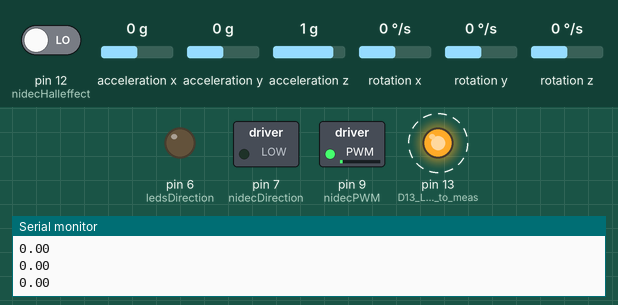
This sketch was run on a simulated Arduino Uno, built with avr-gcc and run on an emulated ATmega328P. Parts: switched loads named in the sketch (green lamp = pin HIGH), output pins drawn as LEDs (lit = HIGH), the last lines printed to the serial monitor. Dashed ring = blinking. The test bench sets the inputs (shaded band); at power-on: acceleration y 0 g, rotation x 0 °/s, pin 12 (nidecHalleffect) LOW, acceleration x 0 g, acceleration z 1 g, rotation y 0 °/s, rotation z 0 °/s.

Above: at 2.2 s.
2.3 s: acceleration y set to -1.4 g
At 4.7 s:
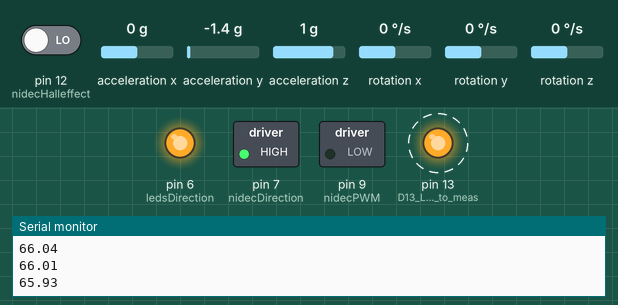
5.3 s: rotation x set to 192 °/s
At 6.39 s:
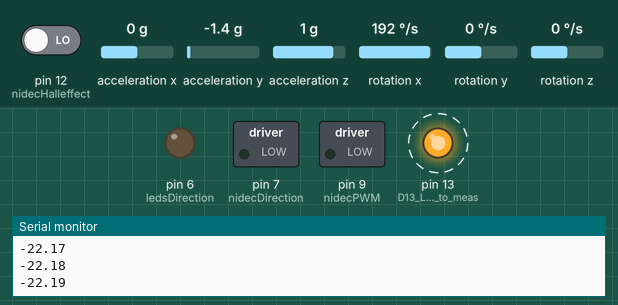
8.3 s: acceleration y set to 0 g
At 10.8 s:
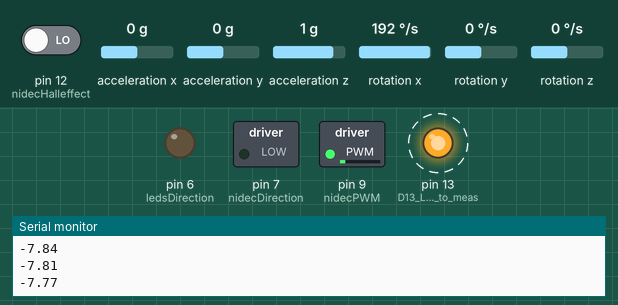
11.3 s: rotation x set to -100 °/s
At 13.8 s:
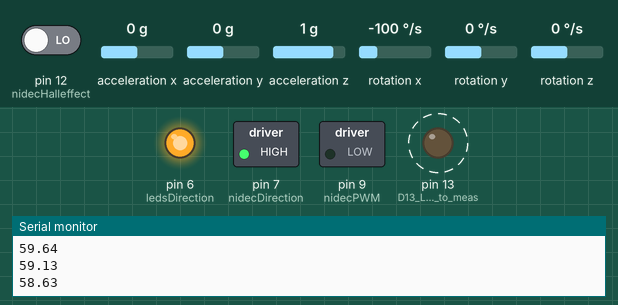
14.3 s: rotation x set to 0 °/s
At 15.4 s:
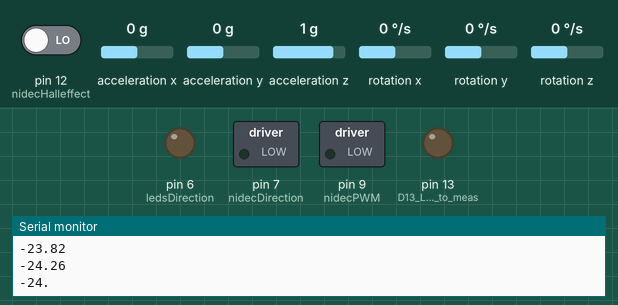
17.3 s: rotation x set to -29 °/s
At 18.17 s:
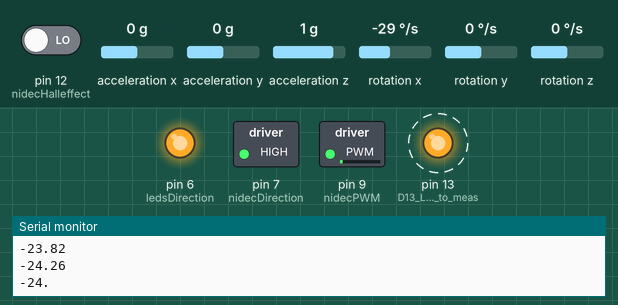
Timing chart, 0 to 24.1 s (numbered marks = the images above; inputs shaded):
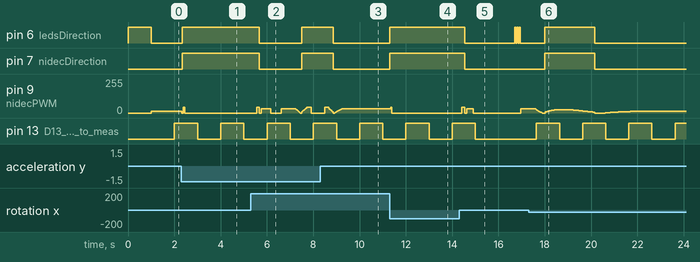

Measured:
- after the input at 2.3 s, pin 6 (ledsDirection), pin 7 (nidecDirection): LOW → HIGH at once; pin 9 (nidecPWM): 15/255 → 0/255 at once
- after the input at 5.3 s, pin 6 (ledsDirection), pin 7 (nidecDirection): HIGH → LOW after 0.37 s, → HIGH 1.8 s later; pin 9 (nidecPWM): 0/255 → 45/255 after 0.27 s, → 0/255 0.10 s later, → 32/255 0.10 s later, → 0/255 0.40 s later, … (29 changes in this stretch)
- after the input at 8.3 s, pin 6 (ledsDirection), pin 7 (nidecDirection): HIGH → LOW after 0.57 s
- after the input at 11.3 s, pin 6 (ledsDirection), pin 7 (nidecDirection): LOW → HIGH at once
- after the input at 14.3 s, pin 7 (nidecDirection): HIGH → LOW after 0.25 s instead of 1.2 s; pin 13 (D13_LED_use_scope_to_meas): goes on until 15.0 s, then stays LOW
- after the input at 17.3 s, pin 6 (ledsDirection), pin 7 (nidecDirection): LOW → HIGH after 0.71 s, → LOW 2.1 s later

The sketch:

selfBalancing_v2.ino
```cpp
#include <MsTimer2.h>
#include <PinChangeInterrupt.h>
#include <MPU6050.h>
#include <Wire.h>
#include <TimerOne.h>

//$$$$$$$$$$$$$$$$$$$ MPU 6050 $$$$$$$$$$$$$$$$$$$$$$$$$$$$$$$$$$$$$$$$$$$$$$$$$$$$$$$$$$$$$$$$$$$$$$$$$
MPU6050 mpu6050;     // MPU6050 name mpu6050
int16_t accX, accY, accZ, gyroX, gyroY, gyroZ; // 6DOF 3-axis acceleration and 3-axis gyroscope variables
//$$$$$$$$$$$$$$$$$$$ MPU 6050 $$$$$$$$$$$$$$$$$$$$$$$$$$$$$$$$$$$$$$$$$$$$$$$$$$$$$$$$$$$$$$$$$$$$$$$$$

//************** Nidec 24H677H010 BLDC Motor Vars ****************
//const int nidecBrake = 8;      // Brak
const int nidecDirection = 7; // CW/CCW Nidec Motor
const int ledsDirection = 6; // Green/Red LED direction indicators
const int nidecPWM = 9;     // Nidec Motor PWM
float loopOnce=0; // Used to reset Nidec jump-up routine
//************** End of Nidec 24H677H010 BLDC Motor Vars ****************

//@@@@@@@@@@@@@@@@@@@@@@@ Begin of Angle Vars @@@@@@@@@@@@@@@@@@@@@@@@@@
float angle0 = -5; //mechanical balance angle (ideally 0 degrees)
float Gyro_x;
float Gyro_y;
float Gyro_z;  //Angular velocity by gyroscope calculation
//@@@@@@@@@@@@@@@@@@@@@@@@ End of Angle Vars @@@@@@@@@@@@@@@@@@@@@@@@@@@

// Good YouTube video resource for Kalman Filter https://www.youtube.com/watch?v=mwn8xhgNpFY
//######################## Begin of Kalman Filter Vars ##################################################################
float Q_angle = 0.001;    // Covariance of gyroscope noise
float Q_gyro = 0.003;    // Covariance of gyroscope drift noise
float R_angle = 0.5;    // Covariance of accelerometer
char C_0 = 1;
float dt = 0.005; // The value of dt is the filter sampling time
float K1 = 0.05; // a function containing the Kalman gain is used to calculate the deviation of the optimal estimate
float K_0,K_1,t_0,t_1;
float angle_err;
float q_bias;    // Gyroscope Drift
float angle;
float angleY_one;
float angle_speed;
float Pdot[4] = { 0, 0, 0, 0};
float P[2][2] = {{ 1, 0 }, { 0, 1 }};
float  PCt_0, PCt_1, E;
//########################### End of Kalman Filter Vars ###################################################################

// Good YouTube video resource for PID's https://www.youtube.com/watch?v=0vqWyramGy8
////////////////////// Begin of PID parameters ///////////////////////////////
double kp = 28;
double ki = 0; // NOT USED
double kd = 0.62;
////////////////////// End of PID parameters /////////////////////////////////

///////////////////////////////// Begin of PID speed loop Vars //////////////////////
double kp_speed =  3;
double ki_speed = 0.072;
double kd_speed = 0; // NOT USED
double targetAngle = -5; // Angle balance point
int PD_pwm;  //angle output
float pwmOut=0;
float pwmOut2=0;
///////////////////////////////// End of PID speed loop Vars //////////////////////

////////////////// Begin of ISR speed count var /////////////////////////////
#define nidecHalleffect 12  // External interrupt D12 for Nidec FG output 6 Pulses/Revoltion
volatile long countHall = 0;// Used to calculate the pulse value calculated by the Hall encoder
////////////////// End of ISR speed count var ///////////////////////////////

////////////////////// Begin of pulse count /////////////////////////
int rw = 0;
int pulseCount = 0;
int rwPulse;
////////////////////// End of pulse count //////////////////////////

//////////////////////////////// Begin of PI_pwm Vars //////////////////////////
float speeds_filterold=0;
float positions=0;
double PI_pwm;
int cc;
float speeds_filter;
//////////////////////////////// End of PI_pwm Vars /////////////////////////////

int loopcount; // Counter var for D13 onboard LED flash evey 1 second


void setup()
{
  // PWM.h Setup
  Timer1.initialize();
  Timer1.pwm(nidecPWM, 0);
  Timer1.setPeriod(50);
  Timer1.setPwmDuty(nidecPWM, 0);

  //set the Nidec motor control pins
  pinMode(nidecDirection,OUTPUT);
  pinMode(ledsDirection,OUTPUT);
  pinMode(nidecPWM,OUTPUT);
  //pinMode(nidecBrake, OUTPUT);
  pinMode(nidecHalleffect, INPUT);  //speed encoder input
  pinMode(13, OUTPUT);  //D13 LED use scope to measure ISR routine to make sure interrupt is working
  // sample rate or (dt) = (1/100Hz) /2) = 5ms = 0.005s // You have to remove the for/nextloop for the LED blink routine

  // Output initial state values
  digitalWrite(nidecDirection,LOW);
  digitalWrite(ledsDirection,HIGH); //Red LED ON // Reaction Wheel home resting position
  //digitalWrite(nidecBrake,HIGH); // Nidec motor brake is ON
  //analogWrite(nidecPWM,0); // No PWM Signal
  Timer1.setPwmDuty(nidecPWM, 0);

 // join I2C bus
  Wire.begin();
  delay(500);
  mpu6050.initialize(); //initialize MPU6050
  delay(500);
  Serial.begin(9600);

MsTimer2::set(5, ISR_Routine);
MsTimer2::start();    //start interrupt

}


void loop()
{
  //external interrupt; used to calculate the reaction wheel's speed
  attachPinChangeInterrupt(nidecHalleffect, Code_Hall, CHANGE);
  Serial.println(angle);
}

///////////////////// Hall Effect count /////////////////////////
// encoder count
void Code_Hall()
{
  countHall ++;
}

//////////////////// Hall Effect Pulse count ///////////////////////
void countpulse()
{
  rw = countHall;  // Assign the value counted by encoder to rw

  countHall = 0;   // Clear countHall

  pulseCount = rw;

  if (pwmOut < 0)   //  Reaction wheel turning counter clockwise than pulse is a negative number.
  {

    pulseCount = -pulseCount;
  }
  else if (pwmOut > 0)    //Reaction wheel turning clockwise than pulse is a positive number.
  {
    pulseCount = pulseCount;
  }

  // enter interrupt per 5ms，pulse number plus
  rwPulse += pulseCount;
}

///////////////////////////////// Begin of ISR_Routine ////////////////////////////
void ISR_Routine()
{
  sei();  //allow overall interrupt
  countpulse();        //pulse plus subfunction // CAN I USE THIS FOR ENCODER?
  mpu6050.getMotion6(&accX, &accY, &accZ, &gyroX, &gyroY, &gyroZ);     //IIC to get MPU6050 six-axis data  ax ay az gx gy gz
  angle_calculate(accX, accY, accZ, gyroX, gyroY, gyroZ, dt, Q_angle, Q_gyro, R_angle, C_0, K1);      //get angle and Kalmam filtering
  PD();         //angle loop PD control
  ReactionWheelPWM();

  cc++;
  if(cc>=8)     //5*8=40，enter PI algorithm of speed per 40ms
  {
    SpeedPIout();
    cc=0;  //Clear
  }
  // The onboard LED / D13 blinks every second
  // To measure the 100Hz ie 5ms ISR routine put the digitalWrite statement out side of the loopcount
  // and put an oscilloscope probe on to pin D13

  loopcount++;
  if(loopcount == 200)  { // used to blink LED every 1 second.
    loopcount = 0;
    digitalWrite(13, !digitalRead(13));

  }

}

////////////////////////// End of ISR_Routine ///////////////////////////////////////


///////////////////////////// Tilt calculations ///////////////////////
void angle_calculate(int16_t accX,int16_t accY,int16_t accZ,int16_t gyroX,int16_t gyroY,int16_t gyyroZ,float dt,float Q_angle,float Q_gyro,float R_angle,float C_0,float K1)
{
  float Angle = -atan2(accY , accZ) * (180/ PI);           //Radial rotation angle calculation formula ; negative sign is direction processing
  Gyro_x = -gyroX / 131;              //The X-axis angular velocity calculated by the gyroscope;  the negative sign is the direction processing
  Kalman_Filter(Angle, Gyro_x);            //Kalman Filter
  //rotating angle Z-axis parameter
  Gyro_z = -gyroZ / 131;                      //angle speed of Z-axis
  //accelz = accZ / 1604;

  float angleAx = -atan2(accX, accZ) * (180 / PI); //calculate the inclined angle with x-axis
  Gyro_y = -gyroY / 131.00; //angle speed of Y-axis
  Yiorderfilter(angleAx, Gyro_y); //first-order filtering
}
////////////////////////////////////////////////////////////////

/////////////////////////////// Kalman Filter Calculations /////////////////////
void Kalman_Filter(double angle_m, double gyro_m)
{
  angle += (gyro_m - q_bias) * dt;          //prior estimate
  angle_err = angle_m - angle;

  Pdot[0] = Q_angle - P[0][1] - P[1][0];    //The differential of the covariance of the prior estimate error
  Pdot[1] = - P[1][1];
  Pdot[2] = - P[1][1];
  Pdot[3] = Q_gyro;

  P[0][0] += Pdot[0] * dt;    //The integral of the covariance differential of the prior estimate error
  P[0][1] += Pdot[1] * dt;
  P[1][0] += Pdot[2] * dt;
  P[1][1] += Pdot[3] * dt;

  //Intermediate variables in matrix multiplication
  PCt_0 = C_0 * P[0][0];
  PCt_1 = C_0 * P[1][0];
  //denominator
  E = R_angle + C_0 * PCt_0;
  //gain value
  K_0 = PCt_0 / E;
  K_1 = PCt_1 / E;

  t_0 = PCt_0;  // Intermediate variables in matrix multiplication
  t_1 = C_0 * P[0][1];

  P[0][0] -= K_0 * t_0;    // Posterior estimation error covariance
  P[0][1] -= K_0 * t_1;
  P[1][0] -= K_1 * t_0;
  P[1][1] -= K_1 * t_1;

  q_bias += K_1 * angle_err;    // Posterior estimate
  angle_speed = gyro_m - q_bias;   // The differential of the output value gives the optimal angular velocity
  angle += K_0 * angle_err; // Posterior estimation; get the optimal angle
}

///////////////////// First-order filter /////////////////
void Yiorderfilter(float angle_m, float gyro_m)
{
  angleY_one = K1 * angle_m + (1 - K1) * (angleY_one + gyro_m * dt);
}

////////////////// Angle PD_pwm ////////////////////
void PD()
{
  PD_pwm = kp * (angle + angle0) + kd * angle_speed; //PD angle loop control
}

////////////////// Begin of Speed PI_pwm ////////////////////
void SpeedPIout()
{
  float speeds = (rwPulse) * 1.0;      //speed  pulse value
  rwPulse = 0;
  speeds_filterold *= 0.7;         //first-order complementary filtering
  speeds_filter = speeds_filterold + speeds * 0.3;
  speeds_filterold = speeds_filter;
  positions += speeds_filter;
  positions = constrain(positions, -3550,3550);    //Anti-integral saturation
  PI_pwm = ki_speed * (targetAngle - positions) + kp_speed * (targetAngle - speeds_filter);      //speed loop control PI
}
////////////////// End of Speed PI_pwm ////////////////////


//////////////////////////// Final PWM Values /////////////////////////////
void ReactionWheelPWM()
{
  pwmOut=-PD_pwm; - PI_pwm;           //assign the end value of PWM to motor
  pwmOut = constrain(pwmOut, -255, 255);
  // Nidec motor PWM - 5% Duty Cycle = High Speed and 90% Duty Cycle = Low Speed
  //  This is oppisite of a standard DC motor therefore we have to map different values for pwmOut2
  pwmOut2 = map(pwmOut, -255, 255, -180, 130);//-130, 130 // modify the last two values for your BLDC motor
 //Serial.println(pwmOut);


  if (angle >= 25 && loopOnce == 1) // Reaction Wheel Right Side Jump-up Position
   {
    for (int i = 0; i <= 10; i++) // A blinky delay
     {
       delay(200);
       digitalWrite(ledsDirection,LOW);  // Green LED ON
       delay(200);
       digitalWrite(ledsDirection,HIGH);  // Red LED ON
     }
    Timer1.setPwmDuty(nidecPWM, 0);
    digitalWrite(nidecDirection,LOW); // Nidec Direction CW
    //analogWrite(nidecPWM,185);
    Timer1.setPwmDuty(nidecPWM, 185);
    delay(4000);
    digitalWrite(nidecDirection,HIGH); // Nidec Direction CCW
    //analogWrite(nidecPWM,10);
    Timer1.setPwmDuty(nidecPWM, 10);
    pwmOut2 = 0;
    delay(125);
    loopOnce = 0;
   }

   if(angle <= -25 && loopOnce == 0) { // Reaction Wheel Left Side before moving to jump-up position
     for (int i = 0; i <= 20; i++) // Blinky countdown timer before reaction wheel spins
     {
     delay(50);
     digitalWrite(ledsDirection,HIGH);  // Red LED ON
     delay(50);
     digitalWrite(ledsDirection,LOW);  // Green LED ON
     }
     loopOnce = 1;
     }


  if(angle >= 20 || angle <= -20)  // if angle is greater than +/- 20° than the Nidec motor will stop
      {
      //analogWrite(nidecPWM, 0);
      Timer1.setPwmDuty(nidecPWM, 0);
      }
      else
      {
          if(pwmOut>=0)         // Reaction wheel leaning to the left from center
          {
          //digitalWrite(nidecBrake,HIGH);    // Nidec motor brake OFF
          digitalWrite(nidecDirection,LOW); // Nidec Direction CW
          digitalWrite(ledsDirection,LOW);  // Green LED ON
          //analogWrite(nidecPWM,pwmOut2);        // Nidec PWM speed
          Timer1.setPwmDuty(nidecPWM, pwmOut2);
          }
          else // Reaction wheel leaning to the right from center
          {
          //digitalWrite(nidecBrake,HIGH);     // Nidec motor brake OFF
          digitalWrite(nidecDirection,HIGH); // Nidec Direction CCW
          digitalWrite(ledsDirection,HIGH);  // Red LED ON
          //analogWrite(nidecPWM, -pwmOut2);       // Nidec PWM speed
          Timer1.setPwmDuty(nidecPWM, -pwmOut2);
          }
       }
}
```
